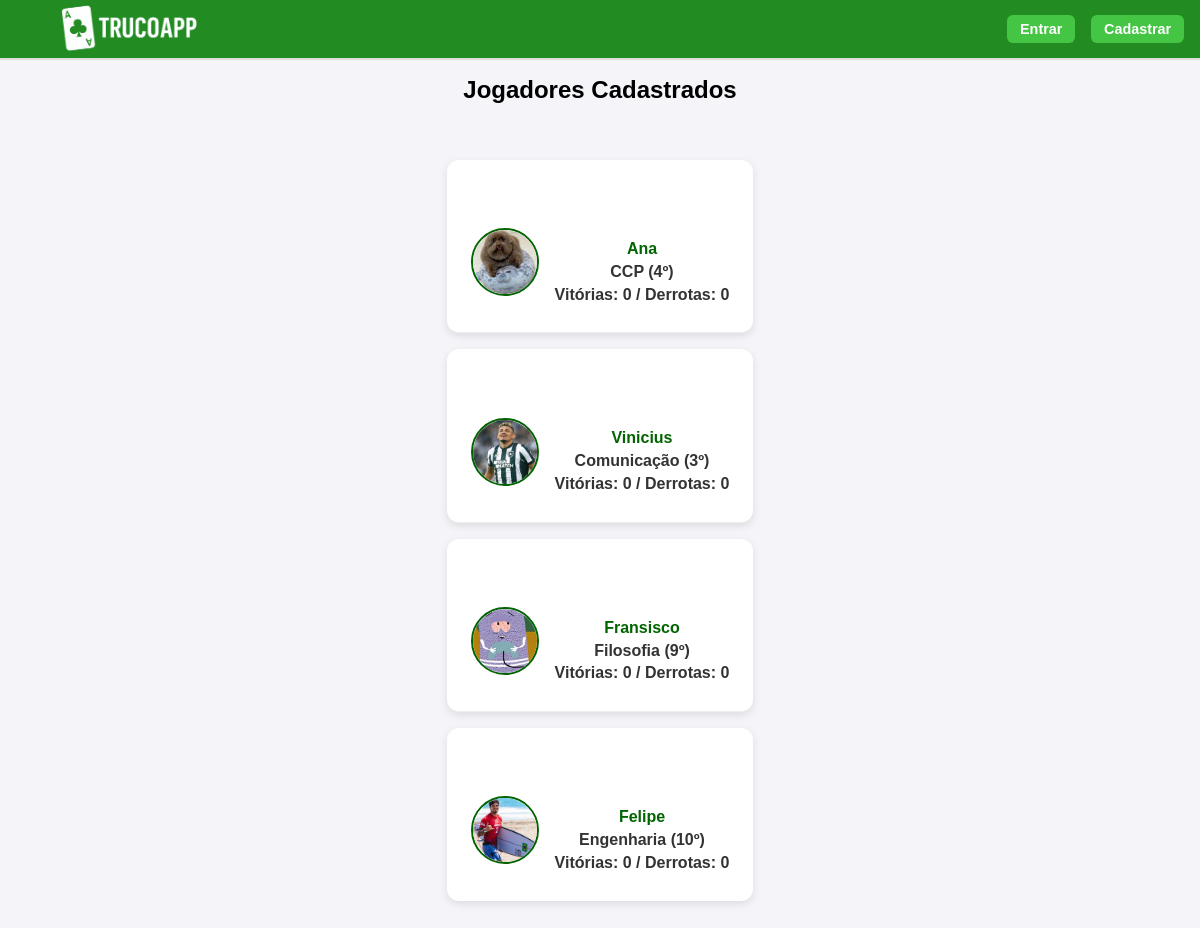
Screenshot of /jogadores/ with the database file from the repository.
### core/models.py (models this page shows, shortened)
class Jogador(models.Model):
    id = models.AutoField(primary_key=True)
    user = models.OneToOneField(
        User,
        on_delete=models.SET_NULL,
        null=True, blank=True,
        related_name="jogador",
        help_text="Usuário associado a este jogador (opcional)",
    )
    nome = models.CharField(max_length=100, help_text='Entre o nome', blank=True, default="")
    curso = models.CharField(max_length=100, help_text='Entre o curso', blank=True, default="")
    periodo = models.IntegerField(help_text='Informe o período do curso', default=0)
    email = models.EmailField(help_text='Informe o email', max_length=254, blank=True, default="")
    vitorias = models.IntegerField(help_text='Número de vitórias', default=0)
    derrotas = models.IntegerField(help_text='Número de derrotas', default=0)
    imagem = models.ImageField(upload_to='jogadores/', null=True, blank=True)
    dtNasc = models.DateField(
        help_text='Nascimento no formato DD/MM/AAAA',
        verbose_name='Data de nascimento',
        null=True, blank=True,
    )
    @property
    def imagem_url(self) -> str:
        try:
            if self.imagem and self.imagem.name:
                return self.imagem.url
        except ValueError:
            pass
        return static('img/defaultavatar.png')
    from django.db import models

### core/views.py (the view)
# urls.py: path("jogadores/", views.JogadorListView.as_view(), name="jogador_list"),
class JogadorListView(ListView):
    model = Jogador
    template_name = "core/jogador_list.html"   # ⬅️ corrigido
    context_object_name = "jogadores"
    paginate_by = 20  # opcional

### templates/core/jogador_list.html (shortened to what this page needs)
{% extends "core/base.html" %}
{% load static %}
{% block extra_head %}
  <link rel="stylesheet" href="{% static 'css/jogador_list.css' %}" type="text/css">
{% endblock %}
{% block content %}
  <h1>Jogadores Cadastrados</h1>
  <ul class="jogador-list">
    {% for j in jogadores %}
      <li>
        <div class="player-card">
          <img src="{{ j.imagem_url }}" alt="{{ j.nome }}" class="player-img">
          <div class="player-info">
            <a href="{% url 'jogador_detail' j.pk %}">{{ j.nome }}</a>
            <span>{{ j.curso|default:"—" }} ({{ j.periodo|default:"—" }}º)</span>
            <span>Vitórias: {{ j.vitorias|default:0 }} / Derrotas: {{ j.derrotas|default:0 }}</span>
          </div>
        </div>
      </li>
    {% empty %}
      <li>Nenhum jogador cadastrado.</li>
    {% endfor %}
  </ul>
{% endblock %}

### static/css/home.css (style rules this page uses)
body { font-family: Arial, sans-serif; margin: 0; background: #f4f4f9; color: #333; display: flex; flex-direction: column; }
ul { list-style: none; padding: 0; }
li { padding: 0.5rem 0; border-bottom: 1px solid #eee; }
li:last-child { border-bottom: none; }

### static/css/jogador_list.css (style rules this page uses)
body { font-family: Arial, sans-serif; margin: 0; background: #f4f4f9; color: #333; display: flex; flex-direction: column; }
h1 { text-align: center; color: black; margin-bottom: 2rem; }
ul { list-style: none; padding: 0; max-width: 800px; margin: 2rem auto; }
li { background: white; margin-bottom: 1rem; padding: 1rem 1.5rem; border-radius: 12px; box-shadow: 0 3px 8px rgba(0,0,0,0.1); display: flex; flex-direction: column; gap: 0.5rem; }
li a { color: #006400; font-weight: bold; text-decoration: none; }
div { text-align: center; margin-top: 2rem; font-weight: bold; }
div a { margin: 0 1rem; color: #006400; text-decoration: none; }
h1 { margin: 0; font-size: 1.5rem; color: black; text-align: center; }
.player-card { display: flex; align-items: center; gap: 1rem; }
.player-img { width: 64px; height: 64px; object-fit: cover; border-radius: 50%; border: 2px solid #006400; }
.player-info { display: flex; flex-direction: column; gap: 0.3rem; }

### rows the page displays
Jogador: imagem_url (picture), nome "Ana", curso "CCP", periodo "4", vitorias "0", derrotas "0"
Jogador: imagem_url (picture), nome "Vinicius", curso "Comunicação", periodo "3", vitorias "0", derrotas "0"
Jogador: imagem_url (picture), nome "Fransisco", curso "Filosofia", periodo "9", vitorias "0", derrotas "0"
Jogador: imagem_url (picture), nome "Felipe", curso "Engenharia", periodo "10", vitorias "0", derrotas "0"
